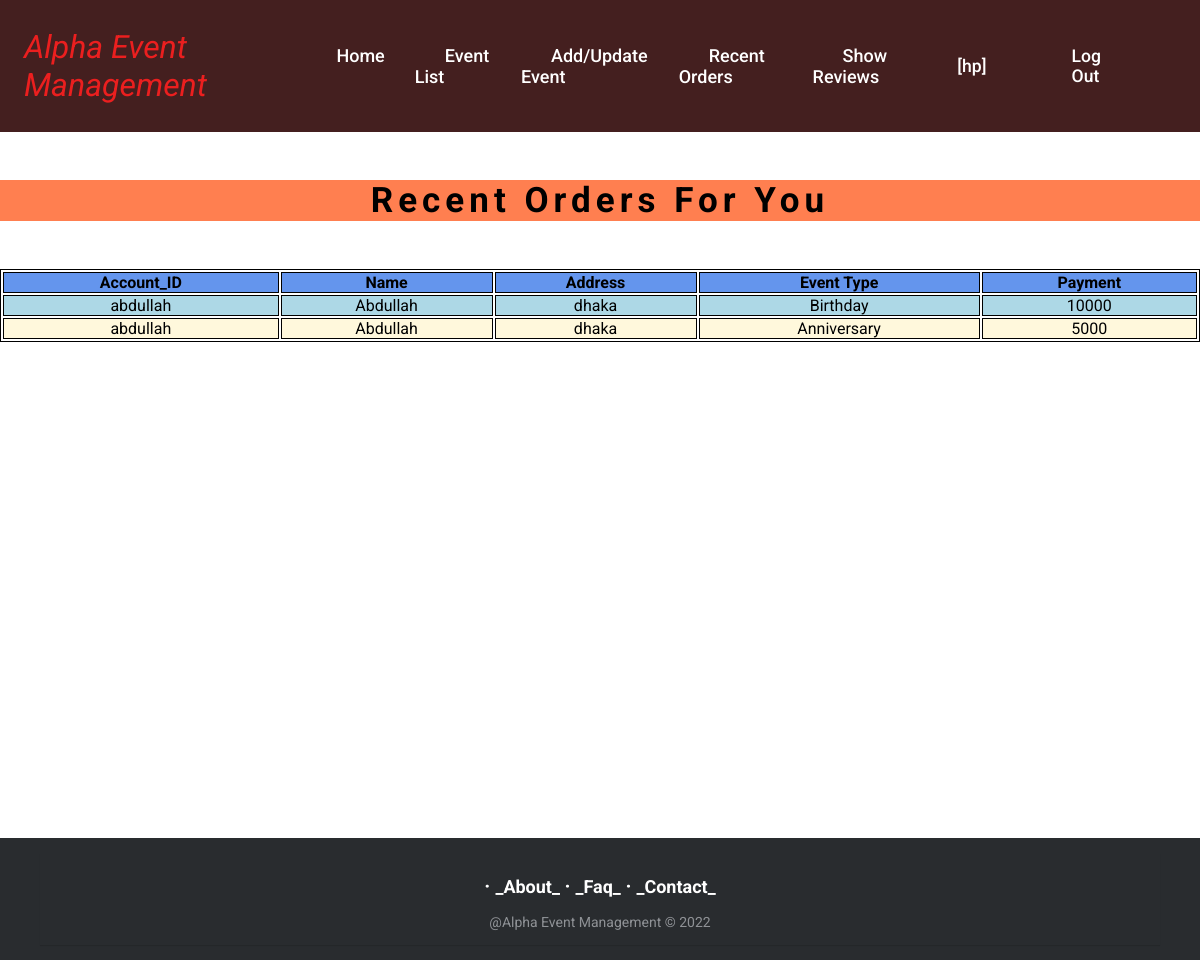
The app's page /view/recent_orders.php (signed in) with its own data.
### tables this page shows
CREATE TABLE `account` (
  `purchase_no` int(11) NOT NULL,
  `accId` varchar(20) NOT NULL,
  `accName` varchar(100) NOT NULL,
  `accAdrs` varchar(100) NOT NULL,
  `eventType` varchar(50) NOT NULL,
  `payment` int(10) NOT NULL,
  `vendorName` varchar(30) NOT NULL
);

### view/recent_orders.php (the view, shortened to what this page needs)
<?php
$loginId=$_SESSION["loginId"];
?>
<!DOCTYPE html>
<html>
<head>
<link rel="stylesheet" href="../view/css/vendor_index.css">
</head>
<body>
<header>
        <a href="" class="logo">Alpha Event Management</a>
        <ul class="navbar">
            <li><a href="index_vendor.php">Home</a></li>
            <li><a href="event_list.php">Event List</a></li>
            <li><a href="add_event.php">Add/Update Event</a></li>
            <li><a href="recent_orders.php">Recent Orders</a></li>
            <li><a href="showReviews.php">Show Reviews</a></li>
        </ul>
        <div class="nav_btn" id="underline">
        <a href="#">[<?php echo $loginId ?>]</a>
        <a href="../controller/logout.php">Log Out</a>
        </div>
</header>
<p style="text-align: center;background-color:coral;margin-top: 3rem;margin-bottom: 3rem;font-size:35px;font-weight:bolder;letter-spacing:5px;">Recent Orders For You</p>
<?php
include("../controller/db/conn.php");
$sql = "SELECT accId, accName, accAdrs, eventType, payment FROM account where vendorName='$loginId'";
$result = $conn->query($sql);
if ($result->num_rows > 0) {
    echo "<table><tr> <th>Account_ID</th> <th>Name</th> <th>Address</th> <th>Event Type</th> <th>Payment</th></tr>";
    while($row = $result->fetch_assoc()) {
        echo "<tr >
        <td >" . $row["accId"]. "</td>
         <td>" . $row["accName"]. "</td>
         <td>" . $row["accAdrs"]. "</td>
         <td>" . $row["eventType"]. "</td>
         <td>" . $row["payment"]. "</td>
        </tr>";
    }
    echo "</table>";
} else {
    echo "0 results";
}
?>
</body>
</html>
<?php
include("footer.php");
?>

### view/recent_orders.php (style rules this page uses)
table, th, td { border: 1px solid; text-align: center; }
table { width: 100%; margin-bottom: 31rem; }
th { background-color:cornflowerblue; }
tr:nth-child(even) { background-color:lightblue; }
tr:nth-child(odd) { background-color:cornsilk; }

### view/footer.php (style rules this page uses)
* { font-family: Roboto; }

### records on screen
account: accId "abdullah", accName "Abdullah", accAdrs "dhaka", eventType "Birthday", payment "10000"
account: accId "abdullah", accName "Abdullah", accAdrs "dhaka", eventType "Anniversary", payment "5000"

### other values on screen
$loginId "hp"
